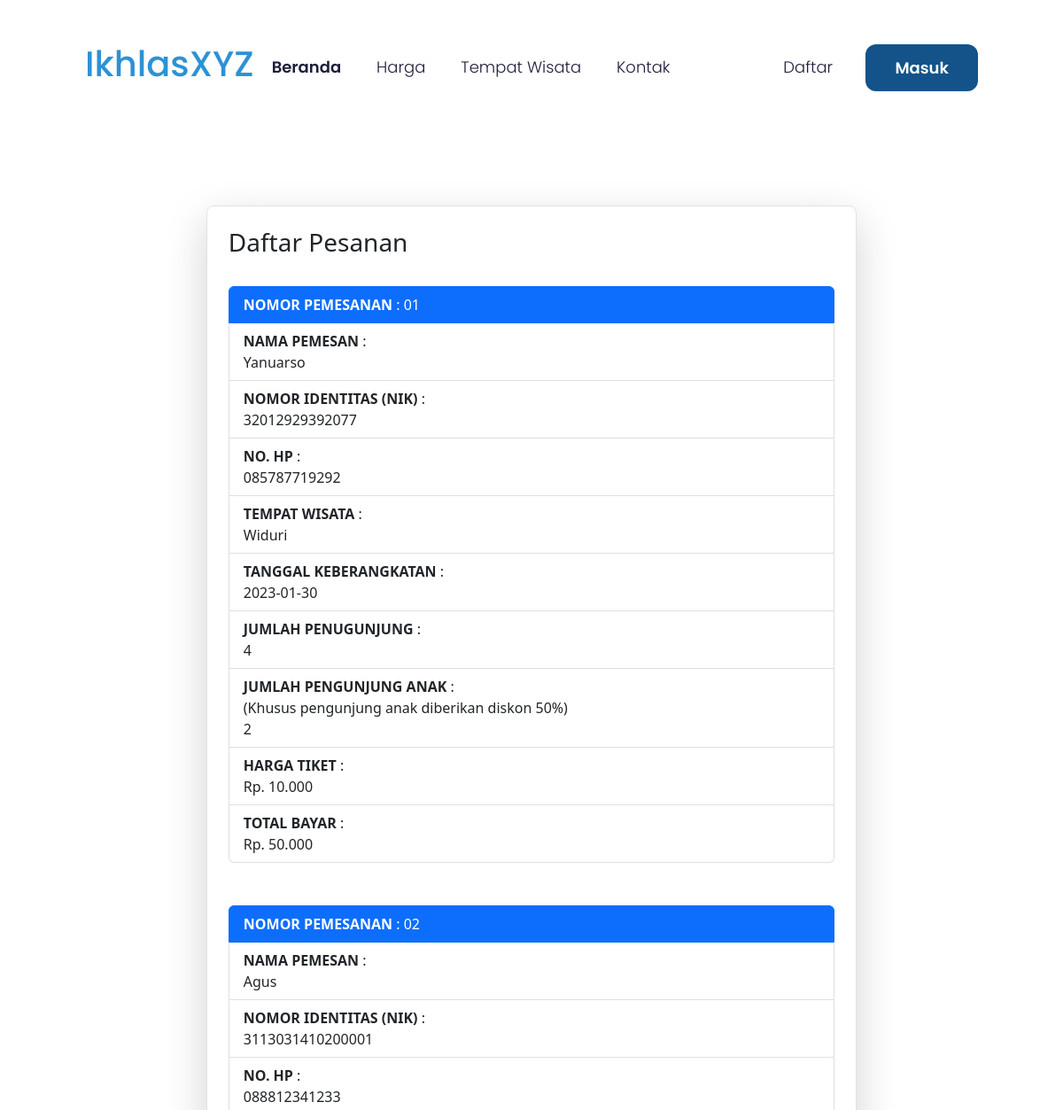
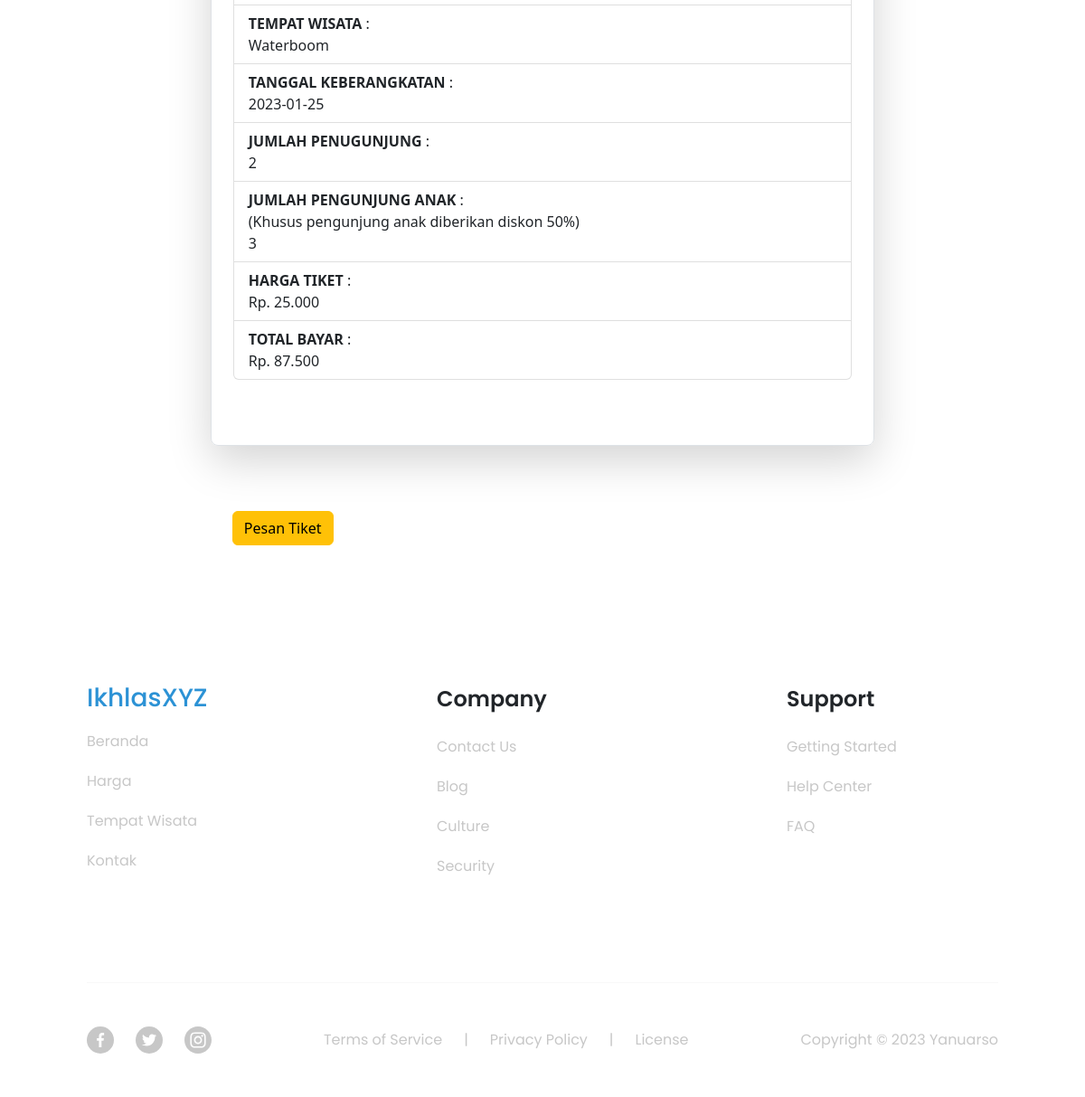
/pages/list-pemesan.php, run on the app's committed database (2 pictures, top to bottom).
### tables this page shows
CREATE TABLE `pengunjung_wisata` (
  `id` int(100) NOT NULL,
  `nama_pemesan` char(100) NOT NULL,
  `nomor_identitas` char(16) NOT NULL,
  `no_hp` char(20) NOT NULL,
  `tempat_wisata` char(100) NOT NULL,
  `tgl_kunjungan` char(100) NOT NULL,
  `pengunjung_dewasa` int(100) NOT NULL,
  `pengunjung_anak` int(100) NOT NULL,
  `harga_tiket` char(100) NOT NULL,
  `total_bayar` char(100) NOT NULL
);

### pages/list-pemesan.php (the view, shortened to what this page needs)
<?php include '../layout/header.php' ?>
    <section class="h-100 w-100 bg-white" style="box-sizing: border-box">
        <div class="container">
            <div class="container mt-5 mb-5 border rounded-3 p-4 shadow-lg container-mobile" style="width: 90%">
                <h3>Daftar Pesanan</h3></br>
                <?php
                $conn_db = mysqli_connect("localhost", "root", "", "db_ikhlas");
                $query = "SELECT * FROM pengunjung_wisata";
                $result = mysqli_query($conn_db, $query);
                $rows = [];
                while ($row = mysqli_fetch_assoc($result)) {
                    $rows[] = $row;
                }
                $i = 1;
                foreach ($rows as $p) {
                    echo        "<ul class='list-group'>";
                    echo          "<li class='list-group-item active' aria-current='true'><strong>NOMOR PEMESANAN</strong> : 0" . $i;
                    echo          "<li class='list-group-item'><strong>NAMA PEMESAN</strong>             :</br> " . $p['nama_pemesan'];
                    echo          "<li class='list-group-item'><strong>NOMOR IDENTITAS (NIK)</strong>    :</br> " . $p['nomor_identitas'];
                    echo          "<li class='list-group-item'><strong>NO. HP</strong>                   :</br> 0" . $p['no_hp'];
                    echo          "<li class='list-group-item'><strong>TEMPAT WISATA</strong>          :</br> " . $p['tempat_wisata'];
                    echo          "<li class='list-group-item'><strong>TANGGAL KEBERANGKATAN</strong>    :</br> " . $p['tgl_kunjungan'];
                    echo          "<li class='list-group-item'><strong>JUMLAH PENUGUNJUNG</strong>         :</br> " . $p['pengunjung_dewasa'];
                    echo          "<li class='list-group-item'><strong>JUMLAH PENGUNJUNG ANAK</strong>  :</br>(Khusus pengunjung anak diberikan diskon 50%)</br> " . $p['pengunjung_anak'];
                    echo          "<li class='list-group-item'><strong>HARGA TIKET</strong>              :</br> " . $p['harga_tiket'];
                    echo          "<li class='list-group-item'><strong>TOTAL BAYAR</strong>              :</br> " . $p['total_bayar'];
                    echo        "</ul></br></br>";
                    $i++;
                }
                ?>
            </div>
            <div class="container mt-5 mb-5 p-4 container-mobile" style="width: 90%">
                <a class="btn btn-warning" href="<?= BASE_URL . '/pages/form-pemesanan.php' ?>" role="button">Pesan Tiket</a>
            </div>
        </div>
    </section>
<?php include '../layout/footer.php' ?>

### layout/header.php (shortened to what this page needs)
<!DOCTYPE html>
<html lang="en">
<head>
    <link rel="stylesheet" href="<?= BASE_URL . '/style/bootstrap/css/bootstrap.css' ?>">
    <link rel="stylesheet" href="<?= BASE_URL . '/style/style.css' ?>">
</head>
<body>
    <section class="h-100 w-100 bg-white" style="box-sizing: border-box">
        <div class="container-xxl mx-auto p-0 position-relative header-2-1" style="font-family: 'Poppins', sans-serif">
            <nav class="navbar navbar-expand-lg navbar-light">
                <a href="<?= BASE_URL ?>" target="_blank" class="brand-name">
                    <h1>IkhlasXYZ</h1>
                </a>
                <div class="collapse navbar-collapse" id="navbarTogglerDemo">
                    <ul class="navbar-nav me-auto mt-2 mt-lg-0">
                        <li class="nav-item active">
                            <a class="nav-link" href="<?= BASE_URL ?>">Beranda</a>
                        </li>
                        <li class="nav-item">
                            <a class="nav-link" href="<?= BASE_URL . '/pages/tabel-harga.php' ?>">Harga</a>
                        </li>
                        <li class="nav-item">
                            <a class="nav-link" href="<?= BASE_URL . '/pages/tempat-wisata.php' ?>">Tempat Wisata</a>
                        </li>
                        <li class="nav-item">
                            <a class="nav-link" href="<?= BASE_URL . '/pages/kontak.php' ?>">Kontak</a>
                        </li>
                    </ul>
                    <div class="gap-3">
                        <button class="btn btn-default btn-no-fill">Daftar</button>
                        <button class="btn btn-fill text-white btn-login">Masuk</button>
                    </div>
                </div>
            </nav>
        </div>
    </section>

### layout/footer.php (shortened to what this page needs)
    <section class="h-100 w-100 bg-white" style="box-sizing: border-box">
        <div class="footer-2-1 container-xxl mx-auto position-relative p-0" style="font-family: 'Poppins', sans-serif">
            <div class="list-footer">
                <div class="row gap-md-0 gap-3 justify-content-between">
                    <div class="col-lg-3 col-md-6">
                        <div class="">
                            <div class="list-space">
                                <h3 style="color: #2C92D5">IkhlasXYZ</h3>
                            </div>
                            <nav class="list-unstyled">
                                <li class="list-space">
                                    <a href="<?= BASE_URL ?>" class="list-menu">Beranda</a>
                                </li>
                                <li class="list-space">
                                    <a href="<?= BASE_URL . '/pages/tabel-harga.php' ?>" class="list-menu">Harga</a>
                                </li>
                                <li class="list-space">
                                    <a href="<?= BASE_URL . '/pages/tempat-wisata.php' ?>" class="list-menu">Tempat Wisata</a>
                                </li>
                                <li class="list-space">
                                    <a href="<?= BASE_URL . '/pages/kontak.php' ?>" class="list-menu">Kontak</a>
                                </li>
                            </nav>
                        </div>
                    </div>
                    <div class="col-lg-3 col-md-6">
                        <h2 class="footer-text-title">Company</h2>
                        <nav class="list-unstyled">
                            <li class="list-space">
                                <a href="" class="list-menu">Contact Us</a>
                            </li>
                            <li class="list-space">
                                <a href="" class="list-menu">Blog</a>
                            </li>
                            <li class="list-space">
                                <a href="" class="list-menu">Culture</a>
                            </li>
                            <li class="list-space">
                                <a href="" class="list-menu">Security</a>
                            </li>
                        </nav>
                    </div>
                    <div class="col-lg-3 col-md-6">
                        <h2 class="footer-text-title">Support</h2>
                        <nav class="list-unstyled">
                            <li class="list-space">
                                <a href="" class="list-menu">Getting Started</a>
                            </li>
                            <li class="list-space">
                                <a href="" class="list-menu">Help Center</a>
                            </li>
                            <li class="list-space">
                                <a href="" class="list-menu">FAQ</a>
                            </li>
                        </nav>
                    </div>
                </div>
            </div>
            <div class="border-color info-footer">
                <div class="">
                    <hr class="hr" />
                </div>
                <div class="mx-auto d-flex flex-column flex-lg-row align-items-center footer-info-space gap-4">
                    <div class="d-flex title-font font-medium align-items-center gap-4">
                        <a href="">
                        </a>
                        <a href="">
                        </a>
                        <a href="">
                        </a>
                    </div>
                    <nav class="mx-auto d-flex flex-wrap align-items-center justify-content-center gap-4">
                        <a href="" class="footer-link" style="text-decoration: none">Terms of Service</a>
                        <span>|</span>
                        <a href="" class="footer-link" style="text-decoration: none">Privacy Policy</a>
                        <span>|</span>
                        <a href="" class="footer-link" style="text-decoration: none">License</a>
                    </nav>
                    <nav class="d-flex flex-lg-row flex-column align-items-center justify-content-center">
                        <p style="margin: 0">Copyright © 2023 Yanuarso</p>
                    </nav>
                </div>
            </div>
        </div>
    </section>
</body>
</html>

### style/style.css (style rules this page uses)
nav a.brand-name { text-decoration: none; color: #2C92D5; }
div.container { width: 70%; margin-top: 80px; }
.header-2-1 .navbar, .header-2-1 .hero { padding: 3rem 2rem; }
.header-2-1 .navbar-light .navbar-nav .nav-link { font: 300 18px/1.5rem Poppins, sans-serif; color: #1d1e3c; transition: 0.3s; }
.header-2-1 .navbar-light .navbar-nav .active>.nav-link, .header-2-1 .navbar-light .navbar-nav .nav-link.active, .header-2-1 .navbar-light .navbar-nav .nav-link.show, .header-2-1 .navbar-light .navbar-nav .show>.nav-link { font-weight: 600; transition: 0.3s; }
.header-2-1 .btn-fill { font: 600 18px / normal Poppins, sans-serif; background-color: #13538a; border-radius: 12px; padding: 12px 32px; transition: 0.3s; }
.header-2-1 .btn-no-fill { font: 300 18px/1.75rem Poppins, sans-serif; color: #1d1e3c; padding: 12px 32px; transition: 0.3s; }
@media (min-width: 576px) { .header-2-1 .navbar { padding: 3rem 2rem; } }
@media (min-width: 768px) { .header-2-1 .navbar { padding: 3rem 4rem; } }
@media (min-width: 992px) { .header-2-1 .navbar-expand-lg .navbar-nav .nav-link { padding-right: 1.25rem; padding-left: 1.25rem; } }
@media (min-width: 992px) { .header-2-1 .navbar { padding: 3rem 6rem; } }
.footer-2-1 .list-space { margin-bottom: 1.25rem; }
.footer-2-1 .footer-text-title { font: 600 1.5rem Poppins, sans-serif; margin-bottom: 1.5rem; }
.footer-2-1 .list-menu { color: #c7c7c7; text-decoration: none !important; }
.footer-2-1 hr.hr { margin: 0; border: 0; border-top: 1px solid rgba(0, 0, 0, 0.1); }
.footer-2-1 .border-color { color: #c7c7c7; }
.footer-2-1 .footer-link { color: #c7c7c7; }
.footer-2-1 .footer-info-space { padding-top: 3rem; }
.footer-2-1 .list-footer { padding: 5rem 1rem 3rem 1rem; }
.footer-2-1 .info-footer { padding: 0 1rem 3rem; }
@media (min-width: 576px) { .footer-2-1 .list-footer { padding: 5rem 2rem 3rem 2rem; } }
@media (min-width: 576px) { .footer-2-1 .info-footer { padding: 0 2rem 3rem; } }
@media (min-width: 768px) { .footer-2-1 .list-footer { padding: 5rem 4rem 6rem 4rem; } }
@media (min-width: 768px) { .footer-2-1 .info-footer { padding: 0 4rem 3rem; } }
@media (min-width: 992px) { .footer-2-1 .list-footer { padding: 5rem 6rem 6rem 6rem; } }
@media (min-width: 992px) { .footer-2-1 .info-footer { padding: 0 6rem 3rem; } }

### data on the page
pengunjung_wisata: nama_pemesan "Yanuarso", nomor_identitas "32012929392077", no_hp "85787719292", tempat_wisata "Widuri", tgl_kunjungan "2023-01-30", pengunjung_dewasa "4", pengunjung_anak "2", harga_tiket "Rp. 10.000", total_bayar "Rp. 50.000"
pengunjung_wisata: nama_pemesan "Agus", nomor_identitas "3113031410200001", no_hp "88812341233", tempat_wisata "Waterboom", tgl_kunjungan "2023-01-25", pengunjung_dewasa "2", pengunjung_anak "3", harga_tiket "Rp. 25.000", total_bayar "Rp. 87.500"
